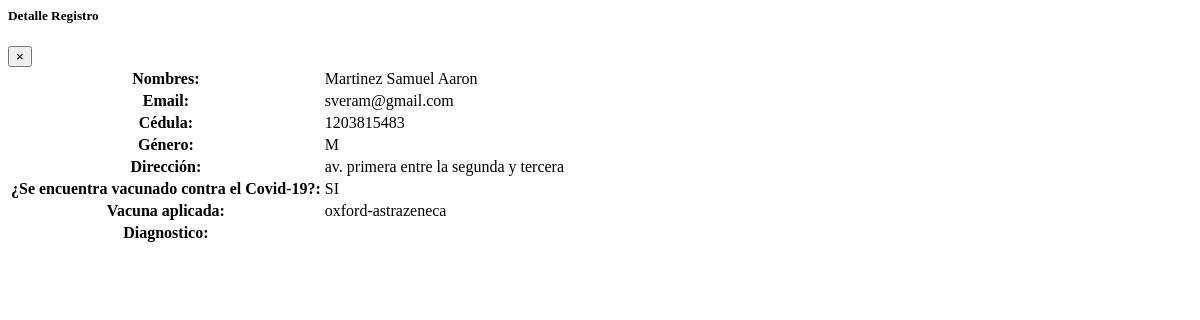
/paciente/Detalle/1 (signed in), run on an earlier commit of the app's database.
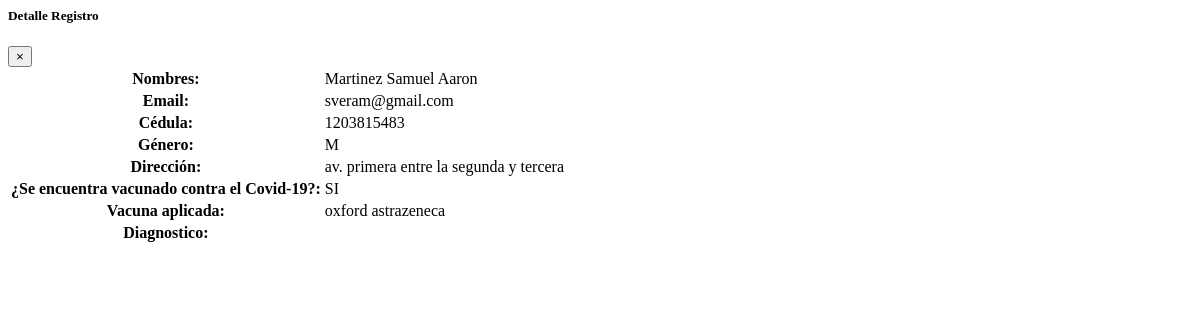
And on a later commit of the database.
### covid/models.py (models this page shows, shortened)
class ModeloBase(models.Model):
    class Meta:
        abstract = True
    """Model definition for ModeloBase."""
    fecha_creacion = models.DateTimeField(verbose_name='Fecha creación',auto_now_add=True)
    usuario_creacion = models.ForeignKey(settings.AUTH_USER_MODEL, verbose_name='Usuario Creación', related_name='+', blank=True, null=True,on_delete=models.PROTECT, editable=False)
    usuario_modificacion = models.ForeignKey(settings.AUTH_USER_MODEL, verbose_name='Usuario Modificación', related_name='+', blank=True, null=True,on_delete=models.PROTECT , editable=False)
    fecha_modificacion = models.DateTimeField(verbose_name='Fecha Modificación', auto_now=True)

class Paciente(ModeloBase):
     usuario  = models.OneToOneField(settings.AUTH_USER_MODEL, verbose_name="Usuario",on_delete=models.PROTECT)
     direccion = models.CharField("Dirección", max_length=200 )
     es_vacunado = models.BooleanField(verbose_name="¿Está usted vacunado contra el covid?" )
     vacuna = models.ForeignKey(Vacuna, verbose_name="Tipo de Vacuna", on_delete=models.PROTECT,null=True,blank=True)
     Diagnostico = models.TextField(verbose_name="Diágnostico previo",null=True, blank=True)

class Vacuna(ModeloBase):
    descripcion = models.CharField("Vacuna", max_length=200 , unique=True)
    def __str__(self):
        return '{}'.format(self.descripcion)

class User(AbstractUser,ModeloBase):
    cedula=models.CharField(max_length=10, verbose_name='Cédula', unique = True)
    tipo_genero = (('M', 'Masculino'), ('F', 'Femenino'))
    genero = models.CharField('Género', choices=tipo_genero, default='M', max_length=1)

### covid/views.py (the view)
# urls.py: path('paciente/Detalle/<int:pk>', key.PacienteDetailView.as_view(), name="paciente_detalle") ,
class PacienteDetailView(LoginRequiredMixin,PermissionRequiredMixin,DetailView):
    permission_required = 'covid.view_paciente'
    model = Paciente
    template_name = "paciente/paciente_detalle.html"

### templates/paciente/paciente_detalle.html (shortened to what this page needs)
<div class="modal-dialog modal-lg ">
    <div class="modal-content">
        <div class="modal-header">
            <h5 class="modal-title">Detalle Registro</h5>
            <button type="button" class="close" data-dismiss="modal" aria-label="Close">
                <span aria-hidden="true">&times;</span>
            </button>
        </div>
        <div class="modal-body ">
            <table class="table table-bordered  table-responsive-sm table-responsive-xl">
                <tbody>
                    <tr>
                        <th>Nombres:</th>
                        <td>{{ object.usuario.last_name }} {{ object.usuario.first_name }}</td>
                    </tr>
                    <tr>
                        <th>Email:</th>
                        <td colspan="5">{{ object.usuario.email }}</td>
                    </tr>
                    <tr>
                        <th>Cédula:</th>
                        <td colspan="5">{{ object.usuario.cedula }}</td>
                    </tr>
                    <tr>
                        <th>Género:</th>
                        <td colspan="5">{{ object.usuario.genero }}</td>
                    </tr>
                    <tr>
                        <th>Dirección:</th>
                        <td colspan="5">{{ object.direccion }}</td>
                    </tr>
                    <tr>
                        <th>¿Se encuentra vacunado contra el Covid-19?:</th>
                        <td colspan="5">
                            {% if object.es_vacunado == True%}
                            <span class="badge badge-success">SI</span> {% else %}
                            <span class="badge badge-danger">NO</span>{% endif %}
                        </td>
                    </tr>
                    <tr>
                        <th>Vacuna aplicada:</th>
                        <td colspan="5">
                            {% if object.vacuna %} {{object.vacuna}} {% else %} No tiene vacuna aplicada {% endif %}
                        </td>
                    </tr>
                    <tr>
                        <th>Diagnostico:</th>
                        <td colspan="5">{{ object.Diagnostico }}</td>
                    </tr>
                </tbody>
            </table>
        </div>
    </div>
</div>

What changed in the data, as far as the page shows it:
changed through a linked row, Paciente "av. primera entre la segunda y tercera": vacuna "oxford-astrazeneca" → "oxford astrazeneca"
